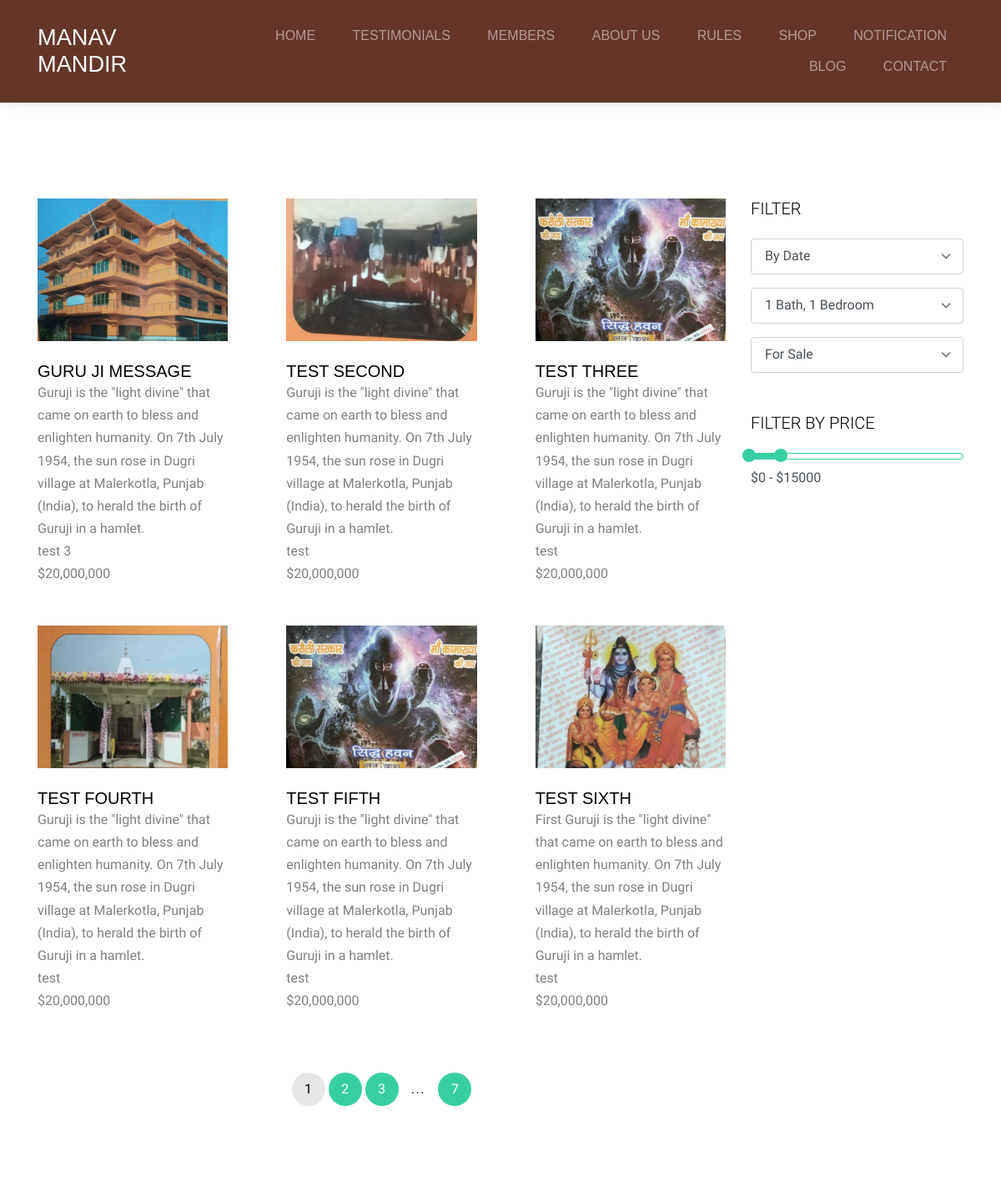
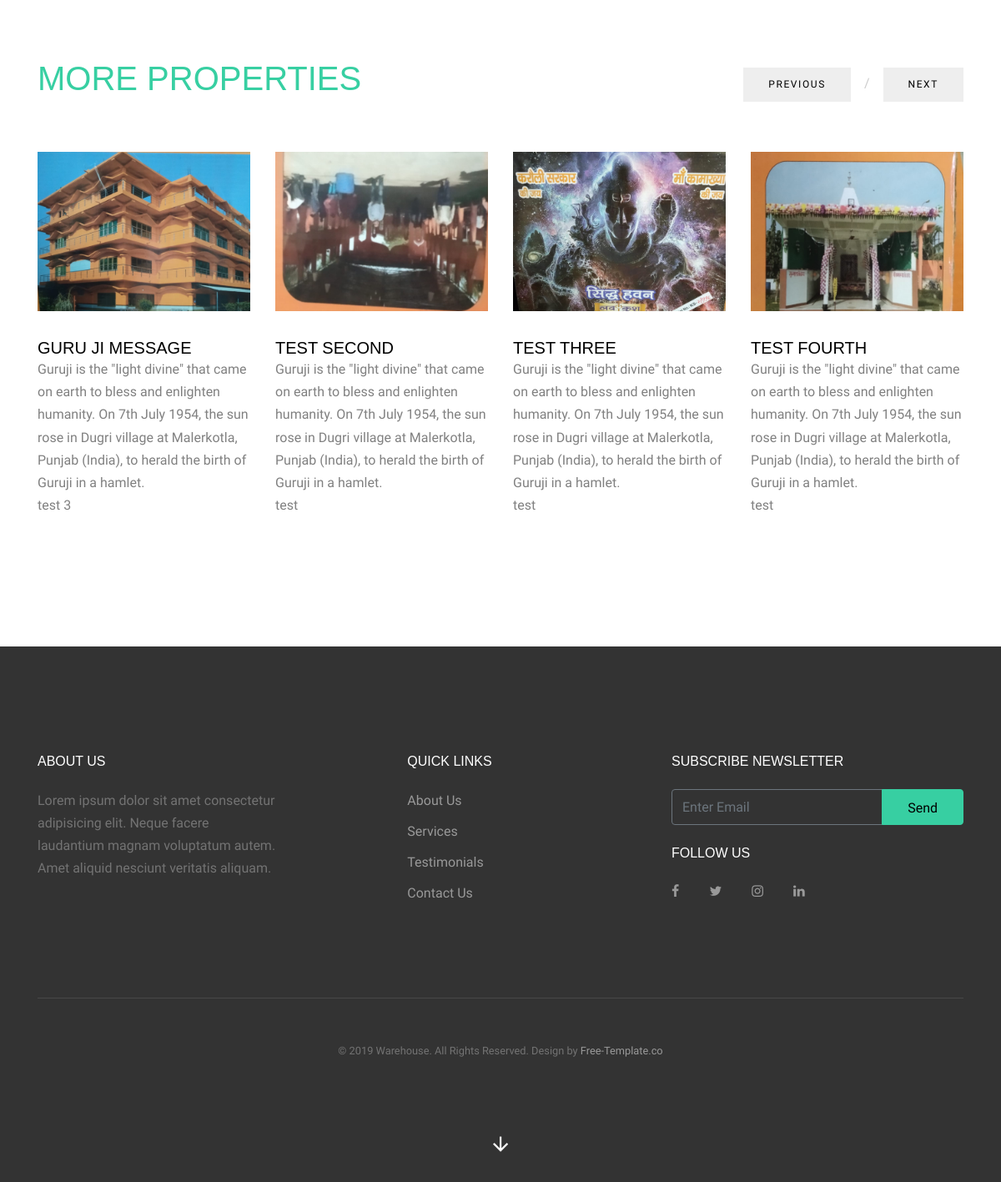
Screenshot of /blog/ with the database file from the repository (2 pictures, top to bottom).
### blog/models.py (models this page shows, shortened)
class Blogpost(models.Model):
    post_id = models.AutoField(primary_key=True)
    title = models.CharField(max_length=50)
    head0 = RichTextField(blank=True, null=True)
    chead0 = RichTextField(blank=True, null=True)
    head1 = models.CharField(max_length=500, default="")
    chead1 = models.CharField(max_length=5000, default="")
    head2 = models.CharField(max_length=500, default="")
    chead2 = models.CharField(max_length=5000, default="")
    pub_date = models.DateField()
    thumbnail = models.ImageField(upload_to='shop/images', default="")

### blog/views.py (the view)
# urls.py: path("", views.index, name="blogHome"),
def index(request):
    myposts = Blogpost.objects.all()
    return render(request, 'blog/index.html',
                  {'myposts': myposts})

### blog/templates/blog/index.html (shortened to what this page needs)
{% extends 'blog/main.html' %}
{% block body %}
     <div class="container">
       <div class="row align-items-center justify-content-center">
           <div class="col-md-6 mt-lg-5 text-center">
          </div>
        </div>
      </div>
      <a href="#listings-section" class="smoothscroll arrow-down"><span class="icon-arrow_downward"></span></a>
    </div>
    <div class="site-section" id="listings-section">
      <div class="container">
        <div class="row">
          <div class="col-md-3 order-1 order-md-2">
          <div class="mb-5">
            <h3 class="text-black mb-4 h5 font-family-2">Filter</h3>
            <form action="#">
              <div class="form-group">
                <div class="select-wrap">
                  <span class="icon icon-keyboard_arrow_down"></span>
                  <select class="form-control px-3">
                    <option value="">By Date</option>
                  </select>
                </div>
              </div>
              <div class="form-group">
                <div class="select-wrap">
                  <span class="icon icon-keyboard_arrow_down"></span>
                  <select class="form-control px-3">
                    <option value="">1 Bath, 1 Bedroom</option>
                  </select>
                </div>
              </div>
              <div class="form-group">
                <div class="select-wrap">
                  <span class="icon icon-keyboard_arrow_down"></span>
                  <select class="form-control px-3">
                    <option value="">For Sale</option>
                  </select>
                </div>
              </div>
            </form>
            </div>
            <div class="mb-5">
              <h3 class="text-black mb-4 h5 font-family-2">Filter by Price</h3>
              <div id="slider-range" class="border-primary"></div>
              <input type="text" name="text" id="amount" class="form-control border-0 pl-0 bg-white" disabled="" />
            </div>
          </div>
          <div class="col-md-9 order-2 order-md-1">
              <div class="row large-gutters">
                {% for item in myposts %}
                   <div class="col-md-6 col-lg-4 mb-5 mb-lg-5 ">
                    <div class="ftco-media-1">
                      <div class="ftco-media-1-inner">
                        <a href="blogpost/{{item.post_id}}" class="d-inline-block mb-4"><img src="/media/{{item.thumbnail}}" alt="Image" class="img-fluid"></a>
                        <div class="ftco-media-details">
                          <h3>{{item.title}}</h3>
                          <p>{{item.head0}}</p>
                          <p>{{item.head1}}</p>
                          <strong>$20,000,000</strong>
                        </div>
                      </div>
                    </div>
                  </div>
                  {% endfor %}
                </div>
          </div>
        </div>
        <div class="row mt-4">
          <div class="col-md-9">
            <div class="custom-pagination text-center">
              <span>1</span>
              <a href="#">2</a>
              <a href="#">3</a>
              <span class="more-page">...</span>
              <a href="#">7</a>
            </div>
          </div>
        </div>
      </div>
    </div>
    <div class="site-section" id="properties-section">
      <div class="container">
        <div class="row mb-5 align-items-center">
          <div class="col-md-7 text-left">
            <h2 class="section-title mb-3">More Properties</h2>
          </div>
          <div class="col-md-5 text-left text-md-right">
            <div class="custom-nav1">
              <a href="#" class="custom-prev1">Previous</a><span class="mx-3">/</span><a href="#" class="custom-next1">Next</a>
            </div>
          </div>
        </div>
        <div class="owl-carousel nonloop-block-13 mb-5">
          {% for item in myposts %}
            <div class="ftco-media-1">
                <div class="ftco-media-1-inner">
                  <a href="blogpost/{{item.post_id}}" class="d-inline-block mb-4"><img src="/media/{{item.thumbnail}}" alt="Image" class="img-fluid"></a>
                  <div class="ftco-media-details">
                    <h3>{{item.title}}</h3>
                    <p>{{item.head0}}</p>
                    <strong>{{item.head1}}</strong>
                  </div>
                </div>
              </div>
              {% endfor %}
        </div>
      </div>
    </div>
  {% endblock %}

### blog/static/css/style.css (style rules this page uses)
html { overflow-x: hidden; }
body { line-height: 1.7; color: gray; font-weight: 400; font-size: 1rem; }
a { -webkit-transition: .3s all ease; -o-transition: .3s all ease; transition: .3s all ease; }
h1, h2, h3, h4, h5, .h1, .h2, .h3, .h4, .h5 { font-family: "Oswald", sans-serif; font-weight: 300 !important; text-transform: uppercase; }
.text-black { color: #000 !important; }
.form-control { height: 43px; border-radius: 4px; font-family: "Roboto", -apple-system, BlinkMacSystemFont, "Segoe UI", Roboto, "Helvetica Neue", Arial, sans-serif, "Apple Color Emoji", "Segoe UI Emoji", "Segoe UI Symbol", "Noto Color Emoji"; }
.site-section { padding: 2.5em 0; }
@media (min-width: 768px) { .site-section { padding: 5em 0; } }
.select-wrap, .wrap-icon { position: relative; }
.select-wrap .icon, .wrap-icon .icon { position: absolute; right: 10px; top: 50%; -webkit-transform: translateY(-50%); -ms-transform: translateY(-50%); transform: translateY(-50%); font-size: 22px; }
.select-wrap select, .wrap-icon select { -webkit-appearance: none; -moz-appearance: none; appearance: none; width: 100%; }
.custom-pagination a, .custom-pagination span { width: 40px; height: 40px; line-height: 40px; border-radius: 50%; display: inline-block; background: #37cfa2; color: #fff; }
.custom-pagination span { background: #e6e6e6; color: #000; }
.custom-pagination .more-page { background: none; letter-spacing: .1em; }
#slider-range { height: 8px; }
.section-title { color: #37cfa2; font-size: 40px; font-weight: 900; }
.arrow-down { position: absolute; left: 50%; -webkit-transform: translateX(-50%); -ms-transform: translateX(-50%); transform: translateX(-50%); font-size: 1.7rem; z-index: 2; color: #fff; bottom: 20px; }
.arrow-down > span { -webkit-transition: .2s all ease; -o-transition: .2s all ease; transition: .2s all ease; position: relative; top: 0; }
.font-family-2 { font-family: "Roboto", sans-serif !important; }
.custom-nav1 span { color: #ccc; }
.custom-nav1 a { text-transform: uppercase; letter-spacing: .1rem; display: inline-block; padding: 10px 30px; background: #eee; font-size: 12px; border-radius: 0px; color: #000; }
.large-gutters { margin-right: -35px; margin-left: -35px; }
.large-gutters > [class*="col-"] { padding-right: 35px; padding-left: 35px; }
.ftco-media-1 > .ftco-media-1-inner { position: relative; }
.ftco-media-1 > .ftco-media-1-inner:after { position: absolute; content: ""; right: 0px; bottom: 0px; top: 20px; background: #000; width: 100%; z-index: -1; -webkit-transition: .3s all ease; -o-transition: .3s all ease; transition: .3s all ease; opacity: 0; visibility: hidden; }
.ftco-media-1 .ftco-media-details { -webkit-transition: .3s all ease; -o-transition: .3s all ease; transition: .3s all ease; }
.ftco-media-1 h3 { font-size: 20px; color: #000; margin-bottom: 0; }
.ftco-media-1 p { margin-bottom: 0; }
.ftco-media-1 strong { font-weight: normal; }

### rows the page displays
Blogpost: thumbnail (picture), title "GURU JI MESSAGE", head0 "Guruji is the \"light divine\" that came on earth to bless and enlighten humanity. On 7th July 1954, the sun rose in Dugri village at Malerkotla, Punjab (India), to herald the birth of Guruji in a hamlet.", head1 "test 3"
Blogpost: thumbnail (picture), title "TEST SECOND", head0 "Guruji is the \"light divine\" that came on earth to bless and enlighten humanity. On 7th July 1954, the sun rose in Dugri village at Malerkotla, Punjab (India), to herald the birth of Guruji in a hamlet.", head1 "test"
Blogpost: thumbnail (picture), title "TEST THREE", head0 "Guruji is the \"light divine\" that came on earth to bless and enlighten humanity. On 7th July 1954, the sun rose in Dugri village at Malerkotla, Punjab (India), to herald the birth of Guruji in a hamlet.", head1 "test"
Blogpost: thumbnail (picture), title "TEST FOURTH", head0 "Guruji is the \"light divine\" that came on earth to bless and enlighten humanity. On 7th July 1954, the sun rose in Dugri village at Malerkotla, Punjab (India), to herald the birth of Guruji in a hamlet.", head1 "test"
Blogpost: thumbnail (picture), title "TEST FIFTH", head0 "Guruji is the \"light divine\" that came on earth to bless and enlighten humanity. On 7th July 1954, the sun rose in Dugri village at Malerkotla, Punjab (India), to herald the birth of Guruji in a hamlet.", head1 "test"
Blogpost: thumbnail (picture), title "TEST SIXTH", head0 "First Guruji is the \"light divine\" that came on earth to bless and enlighten humanity. On 7th July 1954, the sun rose in Dugri village at Malerkotla, Punjab (India), to herald the birth of Guruji in a hamlet.", head1 "test"
